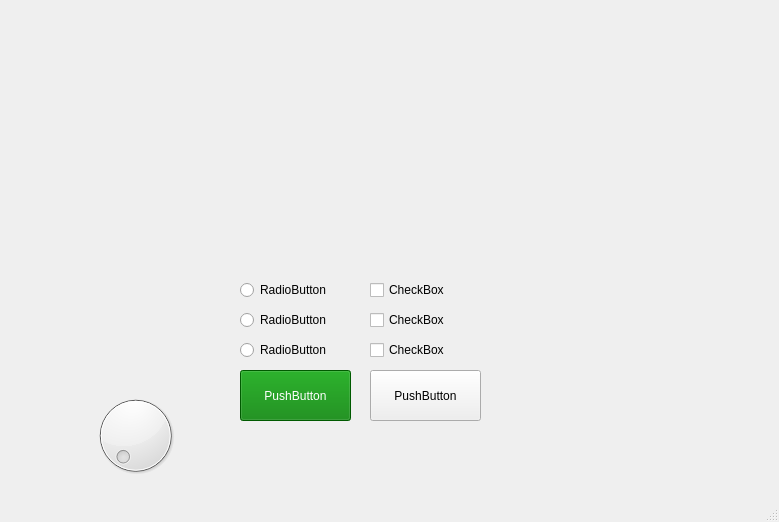
<?xml version="1.0" encoding="UTF-8"?>
<ui version="4.0">
 <class>MainWindow</class>
 <widget class="QMainWindow" name="MainWindow">
  <property name="geometry">
   <rect>
    <x>0</x>
    <y>0</y>
    <width>779</width>
    <height>522</height>
   </rect>
  </property>
  <property name="windowTitle">
   <string>MainWindow</string>
  </property>
  <widget class="QWidget" name="centralwidget">
   <widget class="QPushButton" name="pushButton">
    <property name="geometry">
     <rect>
      <x>240</x>
      <y>370</y>
      <width>111</width>
      <height>51</height>
     </rect>
    </property>
    <property name="styleSheet">
     <string notr="true">background-color: rgb(0, 85, 0);
background-color: rgb(0, 126, 0);
color: rgb(255, 255, 255);</string>
    </property>
    <property name="text">
     <string>PushButton</string>
    </property>
   </widget>
   <widget class="QPushButton" name="pushButton_2">
    <property name="geometry">
     <rect>
      <x>370</x>
      <y>370</y>
      <width>111</width>
      <height>51</height>
     </rect>
    </property>
    <property name="text">
     <string>PushButton</string>
    </property>
   </widget>
   <widget class="QRadioButton" name="radioButton">
    <property name="geometry">
     <rect>
      <x>240</x>
      <y>340</y>
      <width>89</width>
      <height>20</height>
     </rect>
    </property>
    <property name="text">
     <string>RadioButton</string>
    </property>
   </widget>
   <widget class="QRadioButton" name="radioButton_2">
    <property name="geometry">
     <rect>
      <x>240</x>
      <y>310</y>
      <width>89</width>
      <height>20</height>
     </rect>
    </property>
    <property name="text">
     <string>RadioButton</string>
    </property>
   </widget>
   <widget class="QRadioButton" name="radioButton_3">
    <property name="geometry">
     <rect>
      <x>240</x>
      <y>280</y>
      <width>89</width>
      <height>20</height>
     </rect>
    </property>
    <property name="text">
     <string>RadioButton</string>
    </property>
   </widget>
   <widget class="QCheckBox" name="checkBox">
    <property name="geometry">
     <rect>
      <x>370</x>
      <y>340</y>
      <width>75</width>
      <height>20</height>
     </rect>
    </property>
    <property name="text">
     <string>CheckBox</string>
    </property>
   </widget>
   <widget class="QCheckBox" name="checkBox_2">
    <property name="geometry">
     <rect>
      <x>370</x>
      <y>310</y>
      <width>75</width>
      <height>20</height>
     </rect>
    </property>
    <property name="text">
     <string>CheckBox</string>
    </property>
   </widget>
   <widget class="QCheckBox" name="checkBox_3">
    <property name="geometry">
     <rect>
      <x>370</x>
      <y>280</y>
      <width>75</width>
      <height>20</height>
     </rect>
    </property>
    <property name="text">
     <string>CheckBox</string>
    </property>
   </widget>
   <widget class="QDial" name="dial">
    <property name="geometry">
     <rect>
      <x>80</x>
      <y>390</y>
      <width>111</width>
      <height>91</height>
     </rect>
    </property>
   </widget>
  </widget>
  <widget class="QMenuBar" name="menubar">
   <property name="geometry">
    <rect>
     <x>0</x>
     <y>0</y>
     <width>779</width>
     <height>22</height>
    </rect>
   </property>
  </widget>
  <widget class="QStatusBar" name="statusbar"/>
 </widget>
 <resources/>
 <connections/>
</ui>
